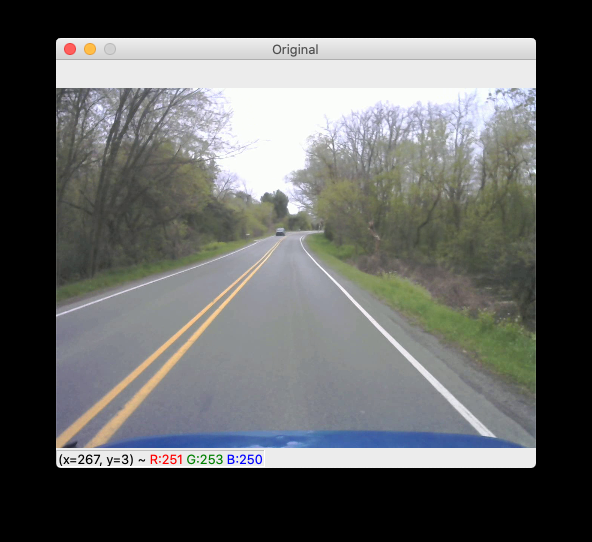
#> input picture media/original.png, 592 x 542 px, given in place of test1.mp4, which was not available
$ python autonomas.py
#> lines starting #> are read from the running program, lines starting #| are printed output that depends on the picture; after the words box and inside, x2 and y2 are one past the last pixel; in counts of white or black regions, pixels touching at a corner belong together; pictures that were not available may be replaced by others from this repository, and a replacement may not be noted
"""
Detects Lane lines using HLS and Grays Scale thresholding,
 Sobel Filter, Canny Edge Detection, and Eroding Filter
"""

import cv2 as cv
import numpy as np
#from matplotlib import pyplot as plt
#from scipy.signal import argrelextrema


class Video():
    """
    Video Object
    """
    # pylint: disable=too-many-instance-attributes
    # pylint: disable=line-too-long
    # pylint: disable=no-member

    def __init__(self, cap, fps=30, is_color=True, name="V0.2"):
        self.cap = cv.VideoCapture(cap)
        self.name = name
        self.width =  int(self.cap.get(cv.CAP_PROP_FRAME_WIDTH))
        self.height = int(self.cap.get(cv.CAP_PROP_FRAME_HEIGHT))
        self.frame = np.zeros((self.width,self.height, 3), dtype=np.uint8)
        self.area_interest_points =  [(self.width, 94*self.height/100),
                                    (0, 94*self.height/100),
                                    (0, 73*self.height/96),
                                    (2*self.width/5, 10*self.height/20),
                                    (3*self.width/5, 10*self.height/20),
                                    (self.width, 73*self.height/96),
                                    (self.width, 94*self.height/100)]

        self.perspective_points = np.array([[2*self.width/5, 10*self.height/20],
                                           [3*self.width/5, 10*self.height/20],
                                           [self.width, 7*self.height/9],
                                           [0, 7*self.height/9]], dtype = "float32")
        self.perspective_points_ordered = None
        self.fps = fps
        self.is_color = is_color
        self.temp_img = None
        self.og_frame = None
        self.gray = None
        self.i = 0
        self.maxm = np.array([])
        self.max_left = np.array([])
        self.max_right = np.array([])
        self.objects = []
        self.buffer = []
        self.buffer_length = 4 #for moving average of straight lines
        self.max_lost_frames = 30
        self.consec_lost = 0


    def display(self):
        if not self.cap.isOpened():
            print("Cannot open camera")
            exit()
        while True:
            # Capture frame-by-frame
            ret, self.frame = self.cap.read()
#> self.frame is the input picture: shape (542, 592, 3); mean B, G, R 97.4, 98.1, 96.7
            # if frame is read correctly ret is True
            if not ret:
                print("Can't receive frame (stream end?). Exiting ...")
                break

            self.og_frame = self.frame
            #process frame
            self.process_linear()
            # Display the resulting frame
            cv.imshow(self.name, self.frame)
            cv.imshow("Original", self.og_frame)

            #delays the video being played
            cv.waitKey(int((1000/self.fps)+0.5)) #for __ FPS  -> 1000/FPS = X milliseconds

            if cv.waitKey(1) == 27 or cv.waitKey(1) == ord('q'):
                # ESC pressed
                break
        # When everything done, release the capture
        self.cap.release()
        cv.destroyAllWindows()

    def process_linear(self):
        """
        Runs the pipline on the fed image
        """
        self.resize()
        self.mask_lanes_alt()
        self.to_binary()
        self.road_mask()
        self.hough_lines()

    def resize(self, width=480, height=360):
        """
        takes an image resize it
        assigns height and width for future operations and
        recalculates area of interest and perspective points
        """
#> called with width = 480, height = 360
        self.frame = cv.resize(self.frame,(width,height))
#> self.frame: shape (360, 480, 3)
        self.og_frame = self.frame
        self.width =  width
        self.height = height
        self.area_interest_points =  [(self.width, 94*self.height/100),
                                    (0, 94*self.height/100),
                                    (0, 73*self.height/96),
                                    (2*self.width/5, 10*self.height/20),
                                    (3*self.width/5, 10*self.height/20),
                                    (self.width, 73*self.height/96),
                                    (self.width, 94*self.height/100)]

        self.perspective_points = np.array([[2*self.width/5, 10*self.height/20],
                                           [3*self.width/5, 10*self.height/20],
                                           [self.width, 7*self.height/9],
                                           [0, 7*self.height/9]], dtype = "float32")

    def to_gray(self):
        """
        turns frame from color to gray scale
        """
        self.frame = cv.cvtColor(self.frame, cv.COLOR_BGR2GRAY)

    def hough_lines(self):
        """
        detects hough lines
        splits lines to left and right (from left half screen and right half screen)
        creates average frame line (yellow) and extrapolates
        creates n-frame moving average (blue) line to have a smother line than the yellow
        """
        line_left_update = False
        line_right_update = False

        endY = 17*self.height/18
        startY = self.height/2

        #check buffer length and removes index 0 item if too long
        if len(self.buffer) > self.buffer_length:
            self.buffer.pop(0)


        #lines stores line vectors min line legthe was 50
        lines = cv.HoughLinesP(self.frame, rho=1, theta=np.pi/180, threshold=50, minLineLength=20,maxLineGap=30)
        if lines is not None:
            for i in range(0, len(lines)):
                l = lines[i][0]
                cv.line(self.og_frame, (l[0], l[1]), (l[2], l[3]), (0,0,255), 2, cv.LINE_AA)

        #creates the yellow extrapolated lines
        if lines is not None:
            self. consec_lost = 0 #consecutively lost frames
            line_right = np.array([[0,0,0,0]])
            line_left = np.array([[0,0,0,0]])
            img_center = self.frame.shape[1]//2
            #separates lines into left and right
            for line in lines:
                for x1, y1, x2, y2 in line:
                    if x1<img_center and x2<img_center:
                        line_left = np.concatenate((line_left,np.array([[x1, y1, x2,y2]])), axis=0)
                    elif x1>img_center and x2>img_center:
                        line_right = np.concatenate((line_right, np.array([[x1, y1, x2,y2]])), axis=0)
                    else:
                        continue
            line_right = np.delete(line_right,0,0)
            line_left = np.delete(line_left,0,0)

            #creates right side extrapolated line by averaging all the line positions and slopes
            #average x1,x2,y1,y2 for right and left
            if not np.isnan(line_right).any() and line_right.size > 0:
                #average of lines
                line_right = np.mean(line_right,axis=0)
                self.og_frame = cv.line(self.og_frame, (int(line_right[0]), int(line_right[1])),
                                                       (int(line_right[2]), int(line_right[3])), (0,255,0), 3, cv.LINE_AA)
                #now extrapolate line // make the line longer
                slope = (line_right[1]-line_right[3])/(line_right[0]-line_right[2])
                if slope != 0:
                    intercept = line_right[1] - (slope * line_right[0])
                    startX = (startY - intercept) / slope
                    endX = (endY - intercept) / slope
                    line_right = np.array([endX,endY,startX,startY])
                    if not np.isnan(line_left).any():
                        self.og_frame = cv.line(self.og_frame, (int(line_right[0]), int(line_right[1])),
                                                               (int(line_right[2]), int(line_right[3])), (0,255,255), 3, cv.LINE_AA)
                        line_right_update = True
            if not line_right_update and len(self.buffer)>0:
                #if no right lines seen use last buffer frame
                i = len(self.buffer) - 1
                self.og_frame = cv.line(self.og_frame, (int(self.buffer[i][0]), int(self.buffer[i][1])), (int(self.buffer[i][2]), int(self.buffer[i][3])), (0,255,255), 3, cv.LINE_AA)
                line_right = np.array([self.buffer[i][4], self.buffer[i][5], self.buffer[i][6], self.buffer[i][7]])
                print("Warning: Dropped Right Lines")

            #creates left side extrapolated line by averaging all the line positions and slopes
            if not np.isnan(line_left).any() and line_left.size > 0:
                #average Line
                line_left = np.mean(line_left,axis=0)

                slope = (line_left[1]-line_left[3])/(line_left[0]-line_left[2])
                if slope != 0:
                    intercept = line_left[1] - (slope * line_left[0])
                    startX = (startY - intercept) / slope
                    endX = (endY - intercept) / slope
                    line_left = np.array([endX,endY,startX,startY])
                    if not np.isnan(line_left).any():
                        self.og_frame = cv.line(self.og_frame, (int(line_left[0]), int(line_left[1])), (int(line_left[2]), int(line_left[3])), (0,255,255), 3, cv.LINE_AA)
                        line_left_update = True
            if not line_left_update and len(self.buffer)>0:
                #if no lines seen use last buffer frame
                i = len(self.buffer) - 1
                self.og_frame = cv.line(self.og_frame, (int(self.buffer[i][4]), int(self.buffer[i][5])), (int(self.buffer[i][6]), int(self.buffer[i][7])), (0,255,255), 3, cv.LINE_AA)
                line_left = np.array([self.buffer[i][0], self.buffer[i][1], self.buffer[i][2], self.buffer[i][3]])
                print("Warning: Dropped Left Lines")

            #add left x2,y2,x1,y1 , right x2,y2,x1,y1
            #updates buffer if there are detected line
            if line_right.size > 0 and line_left.size > 0:
                self.buffer.append([int(line_left[0]), int(line_left[1]), int(line_left[2]), int(line_left[3]),int(line_right[0]), int(line_right[1]), int(line_right[2]), int(line_right[3])])
            else:
                print("Warning: buffer not updated")

        #draw moving average lines (blue line)
        if len(self.buffer) >= self.buffer_length and self.consec_lost < self.max_lost_frames:
            self.consec_lost += 1
            x = np.mean(np.asarray(self.buffer),axis=0)
            self.og_frame = cv.line(self.og_frame, (int(x[0]), int(x[1])), (int(x[2]), int(x[3])), (255,0,0), 3, cv.LINE_AA)
            self.og_frame = cv.line(self.og_frame, (int(x[4]), int(x[5])), (int(x[6]), int(x[7])), (255,0,0), 3, cv.LINE_AA)
        else:
            if self.consec_lost > self.max_lost_frames:
                print("Error: Too many lost frames")
            else:
                print("Warning: Buffer too small MA not drawn")

    def road_mask(self):
        """
        masks image so that only he important pixels are used in detecting the lane lines
        """
        mask = np.zeros_like(self.frame) #makes blank image
        match_mask_color = 255
        cv.fillPoly(mask, np.array([self.area_interest_points], dtype=np.int32), match_mask_color)
        masked_image = cv.bitwise_and(self.frame, mask)
        self.frame = masked_image


    def to_binary(self):
        """
        turns frame to binary
        """
        ret3,self.frame = cv.threshold(self.frame,0,255,cv.THRESH_BINARY+cv.THRESH_OTSU)

    def blur(self):
        """
        blurs image using gaussian blur
        """
        self.frame = cv.GaussianBlur(self.frame, ksize=(5,5), sigmaX=0,sigmaY=0)

    def mask_lanes_alt(self):
        """
        masks the lane lines:
        1. using HLS and gray scale thresholding
        2. Using Sobel filter
        3. Canny Edge detection
        4. using an eroding function
        """
        #color threshold

        converted = cv.cvtColor(self.frame, cv.COLOR_BGR2HLS)
#> converted: shape (360, 480, 3); mean of channels 0, 1, 2 39.9, 97.6, 18.1
        #white color mask
        lower = np.uint8([0,200,0])
        upper = np.uint8([200,255,255])
        white_mask = cv.inRange(converted, lower, upper)
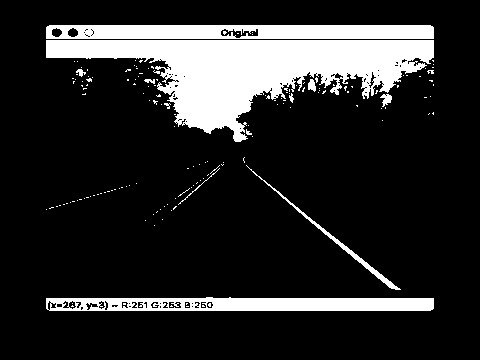
#> white_mask: shape (360, 480); 16.3% white; 162 white regions (150 under 20 px), largest, box (x1, y1, x2, y2) and area: (46, 40, 434, 142) 17138, (46, 25, 434, 39) 5094, (46, 297, 434, 311) 4548
        #yellow mask
        lower = np.uint8([10,0,100])
        upper = np.uint8([40,255,255])
        yellow_mask = cv.inRange(converted, lower, upper)
#> yellow_mask: shape (360, 480); 0.77% white; 41 white regions (38 under 20 px), largest, box (x1, y1, x2, y2) and area: (77, 172, 216, 294) 627, (46, 178, 204, 297) 586, (68, 28, 78, 37) 74
        #combine the mask
        mask = cv.bitwise_or(white_mask, yellow_mask)
#> mask: shape (360, 480); 17% white; 146 white regions (133 under 20 px), largest, box (x1, y1, x2, y2) and area: (46, 40, 434, 142) 17138, (46, 25, 434, 39) 5162, (46, 297, 434, 311) 4548
        self.temp_img = cv.bitwise_and(self.frame, self.frame, mask = mask)

        self.temp_img = cv.cvtColor(self.temp_img, cv.COLOR_BGR2GRAY)
#> self.temp_img: shape (360, 480)

         #temp frame for canny
        frameTemp = self.frame

        x = 3
        y = 1
        x_out = cv.CV_16S
        y_out = cv.CV_16S
        scale = 1
        delta = 0
        #kernal = np.ones((5,5),np.uint8)
        gray = cv.cvtColor(self.frame, cv.COLOR_BGR2GRAY)
        grad_x = cv.Sobel(gray, x_out, 1, 0, ksize=x, scale=scale, delta=delta, borderType=cv.BORDER_DEFAULT) #size was 3
        grad_y = cv.Sobel(gray, y_out, 0, 1, ksize=y, scale=scale, delta=delta, borderType=cv.BORDER_DEFAULT) #size was 3
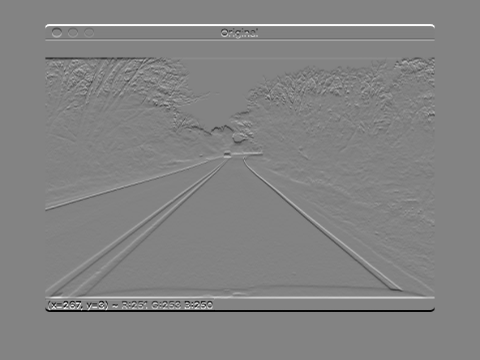
#> grad_y: shape (360, 480) int16; min -254, max 240, mean 0; drawn with min black and max white

        abs_grad_x = cv.convertScaleAbs(grad_x)
        abs_grad_y = cv.convertScaleAbs(grad_y)

        #combine sobel x and y
        self.frame = cv.addWeighted(abs_grad_x, 2, abs_grad_y, 1, 0)
#> self.frame: shape (360, 480)

        #canny edge dectetion
        frameTemp = cv.Canny(frameTemp,140,200)
#> frameTemp: shape (360, 480); 5.3% white in thin lines or dots, all inside (x1, y1, x2, y2) = (45, 25, 435, 312)

        #adding canny and sobel together
        self.frame = cv.add(self.frame,frameTemp)

        kernel = np.ones((2,2),np.uint8)

        #eroding image  NOTE: Erosion does a lot more hurting than helping
        self.frame = cv.erode(self.frame,kernel, iterations=1)

        #adding canny/sobel with color threshold
        self.frame = cv.add(self.frame, self.temp_img)

if __name__ == "__main__":
    """
    to use just create a Video object and pass a string to the file of the video you which to use
    you will likely need to tweak the perspective points as the masking process is important from video to video (unless filming from same spot)
    """
    test2 = Video('test_videos/test1.mp4')
    test2.display()
#> in to_binary, `ret3,self.frame = cv.threshold(self.frame,0,255,cv.THRESH_BINARY+cv.TH..`:
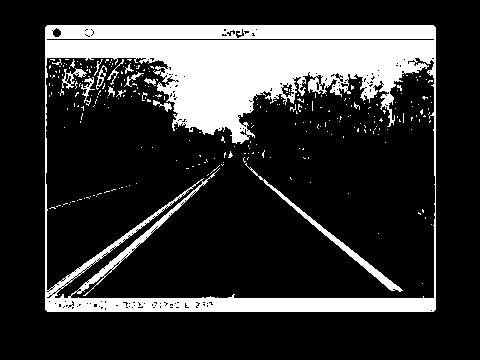
#> self.frame: shape (360, 480); 19.9% white; 280 white regions (265 under 20 px), largest, box (x1, y1, x2, y2) and area: (45, 25, 436, 312) 31736, (245, 163, 403, 292) 939, (62, 68, 87, 89) 171
#> in to_binary, `ret3,self.frame = cv.threshold(self.frame,0,255,cv.THRESH_BINARY+cv.TH..`: ret3 = 123
#> in road_mask, `cv.fillPoly(mask, np.array([self.area_interest_points], dtype=np.int32..`:
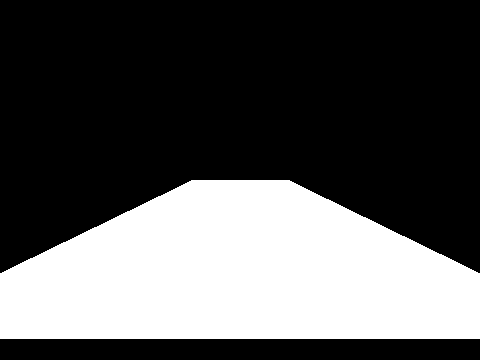
#> mask: shape (360, 480); 33.8% white; 1 white region, box (x1, y1, x2, y2) and area: (0, 180, 480, 339) 58416
#> in road_mask, `masked_image = cv.bitwise_and(self.frame, mask)`:
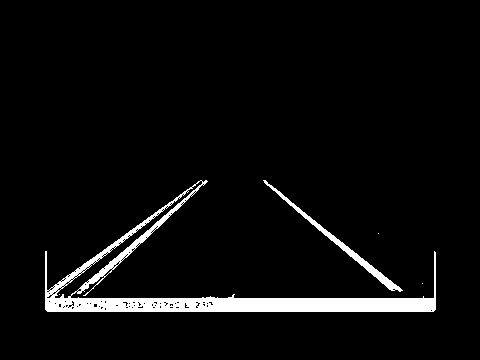
#> masked_image: shape (360, 480); 4.7% white; 5 white regions (3 under 20 px), largest, box (x1, y1, x2, y2) and area: (45, 180, 436, 312) 7273, (263, 180, 403, 292) 897
#> in hough_lines, `lines = cv.HoughLinesP(self.frame, rho=1, theta=np.pi/180, threshold=5..`: lines = 33 rows, first 6: [45, 299, 435, 299], [46, 310, 435, 303], [45, 308, 435, 302], [45, 300, 435, 300], [47, 311, 433, 311], [45, 301, 435, 301]
#> the loop in hough_lines, `for i in range(0, len(lines)):` made 33 passes
#> l on passes 1 to 12: [45, 299, 435, 299], [46, 310, 435, 303], [45, 308, 435, 302], [45, 300, 435, 300], [47, 311, 433, 311], [45, 301, 435, 301], [45, 298, 435, 298], [45, 302, 435, 309], [85, 310, 434, 310], [45, 297, 200, 180], [48, 302, 387, 302], [59, 309, 207, 181]
#> after the loop in hough_lines, `for i in range(0, len(lines)):`:
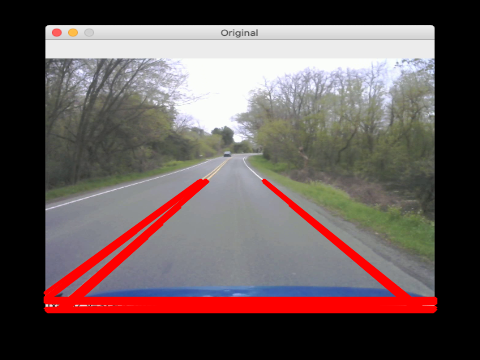
#> self.og_frame: shape (360, 480, 3); mean B, G, R 86.6, 87.1, 101
#> the loop in hough_lines, `for line in lines:` made 33 passes
#> in hough_lines, `self.og_frame = cv.line(self.og_frame, (int(line_left[0]), int(line_le..`:
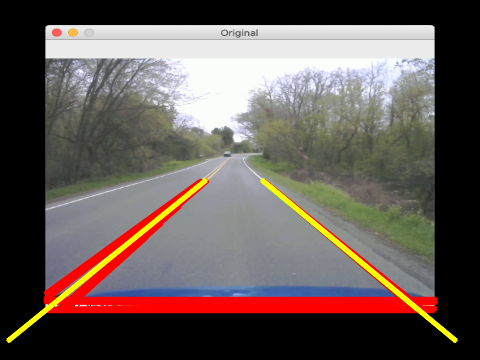
#> self.og_frame: shape (360, 480, 3); mean B, G, R 86.1, 90.7, 102.1
#> (key q is pressed here)
#> (key Esc is pressed here)

$ run again, on media/Filtering1.png
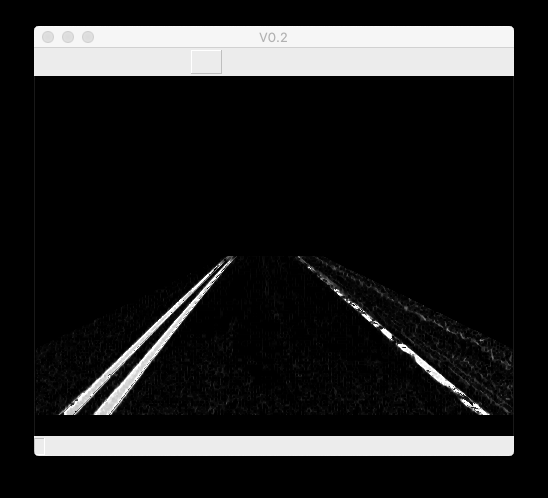
#> input picture media/Filtering1.png, 548 x 498 px, given in place of test1.mp4, which was not available
#> in display, self.frame is the input picture: shape (498, 548, 3); min 0, max 255, mean 33.8
#> converted: shape (360, 480, 3); mean of channels 0, 1, 2 0, 33.8, 0
#> in mask_lanes_alt, `white_mask = cv.inRange(converted, lower, upper)`:
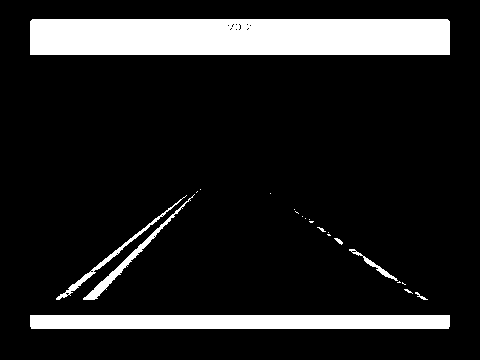
#> white_mask: shape (360, 480); 13.1% white; 22 white regions (15 under 20 px), largest, box (x1, y1, x2, y2) and area: (30, 19, 450, 55) 15096, (30, 315, 450, 329) 5876, (83, 194, 195, 300) 762
#> yellow_mask: shape (360, 480); every value is 0
#> frameTemp: shape (360, 480); 2.2% white in thin lines or dots, all inside (x1, y1, x2, y2) = (29, 18, 451, 330)
#> ret3 = 121
#> mask: shape (360, 480); 33.8% white; 1 white region, box (x1, y1, x2, y2) and area: (0, 180, 480, 339) 58416
#> masked_image: shape (360, 480); 5.9% white; 78 white regions (72 under 20 px), largest, box (x1, y1, x2, y2) and area: (29, 315, 452, 331) 6343, (51, 185, 207, 301) 2547, (346, 248, 430, 301) 618, (285, 202, 346, 247) 343, (278, 197, 286, 204) 27, (269, 192, 277, 197) 20
#> lines = 41 rows, first 6: [30, 315, 451, 322], [29, 326, 451, 326], [29, 325, 451, 325], [30, 328, 450, 328], [29, 324, 451, 324], [32, 330, 448, 330]
#> the loop in hough_lines, `for i in range(0, len(lines)):` made 41 passes
#> the loop in hough_lines, `for line in lines:` made 41 passes
#> in hough_lines, `self.og_frame = cv.line(self.og_frame, (int(line_left[0]), int(line_le..`:
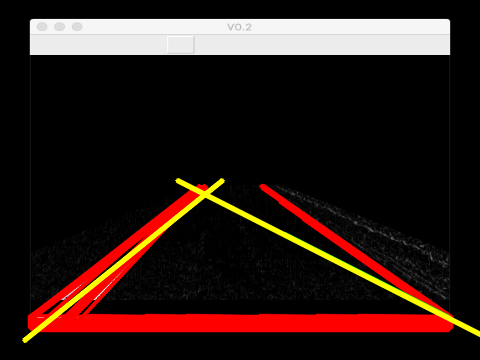
#> self.og_frame: shape (360, 480, 3); mean B, G, R 22.1, 26.9, 44.9

$ run again, on media/Filtering2.png
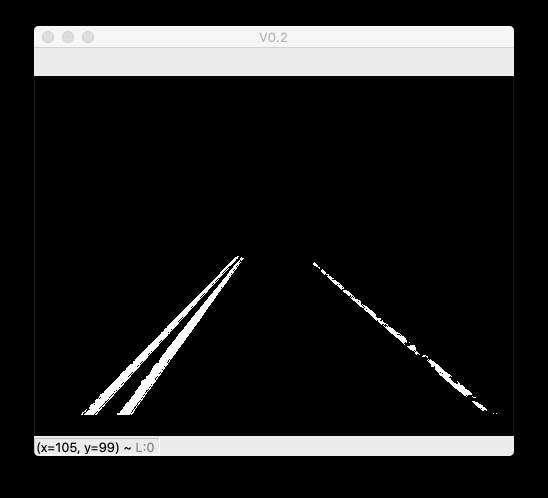
#> input picture media/Filtering2.png, 548 x 498 px, given in place of test1.mp4, which was not available
#> in display, self.frame is the input picture: shape (498, 548, 3); min 0, max 255, mean 32.5
#> converted: shape (360, 480, 3); mean of channels 0, 1, 2 0, 32.6, 0
#> in mask_lanes_alt, `white_mask = cv.inRange(converted, lower, upper)`:
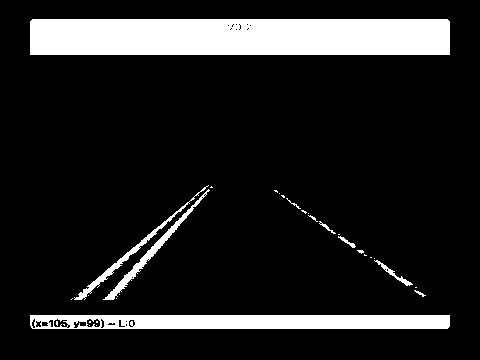
#> white_mask: shape (360, 480); 13.1% white; 32 white regions (22 under 20 px), largest, box (x1, y1, x2, y2) and area: (30, 19, 450, 55) 15096, (30, 315, 450, 329) 5508, (103, 189, 210, 300) 844
#> yellow_mask: shape (360, 480); every value is 0
#> frameTemp: shape (360, 480); 2.1% white in thin lines or dots, all inside (x1, y1, x2, y2) = (29, 18, 451, 330)
#> ret3 = 120
#> mask: shape (360, 480); 33.8% white; 1 white region, box (x1, y1, x2, y2) and area: (0, 180, 480, 339) 58416
#> masked_image: shape (360, 480); 5.6% white; 5 white regions (1 under 20 px), largest, box (x1, y1, x2, y2) and area: (29, 315, 452, 331) 6243, (71, 185, 215, 301) 2497, (274, 189, 369, 258) 512, (370, 256, 428, 298) 373
#> lines = 38 rows, first 6: [29, 320, 451, 320], [32, 330, 448, 330], [30, 315, 450, 315], [29, 317, 451, 317], [42, 321, 450, 328], [29, 316, 451, 316]
#> the loop in hough_lines, `for i in range(0, len(lines)):` made 38 passes
#> the loop in hough_lines, `for line in lines:` made 38 passes
#> in hough_lines, `self.og_frame = cv.line(self.og_frame, (int(line_left[0]), int(line_le..`:
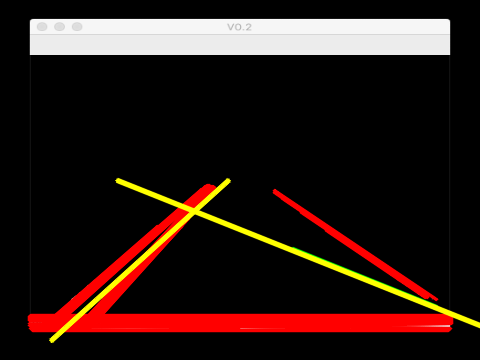
#> self.og_frame: shape (360, 480, 3); mean B, G, R 21.1, 26.2, 43.5
